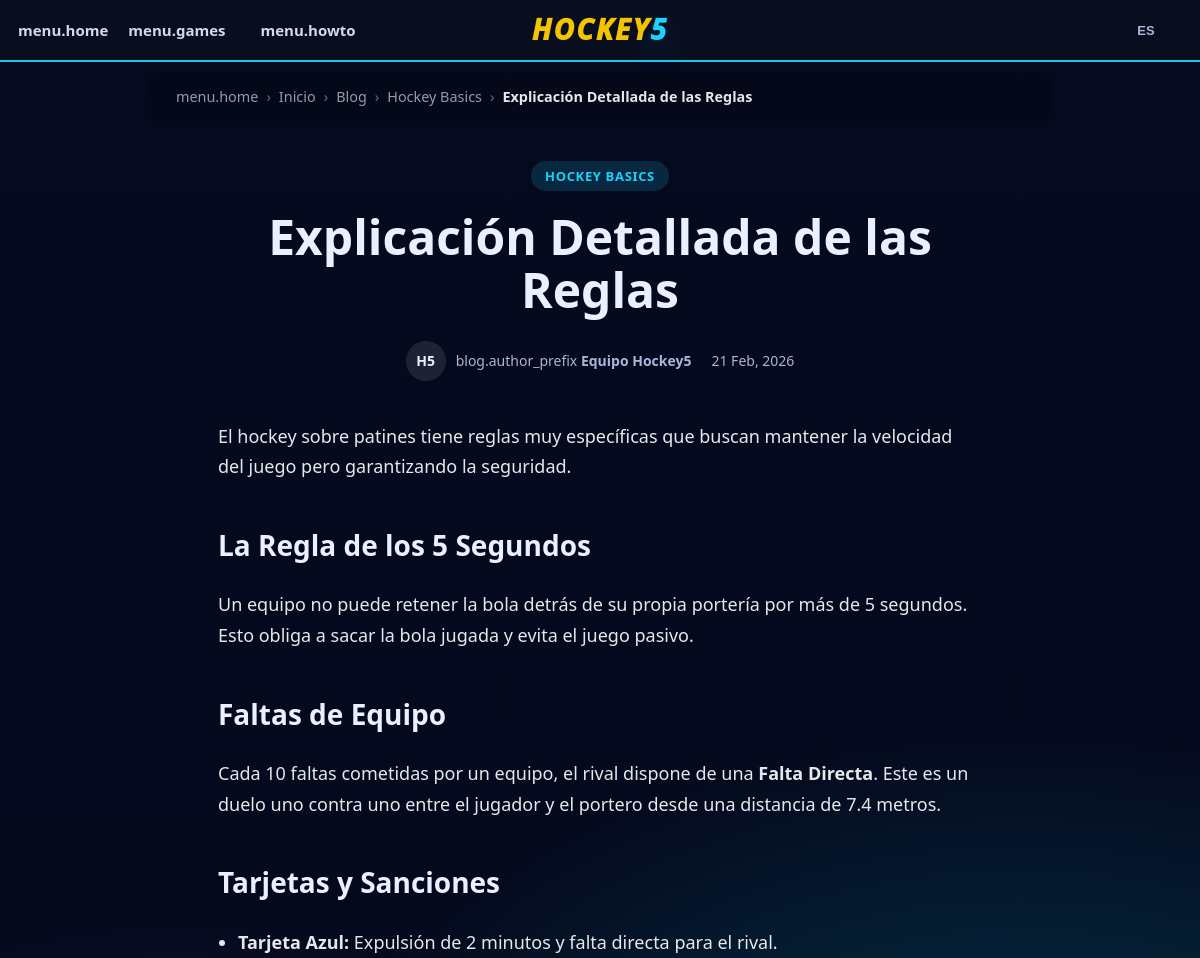
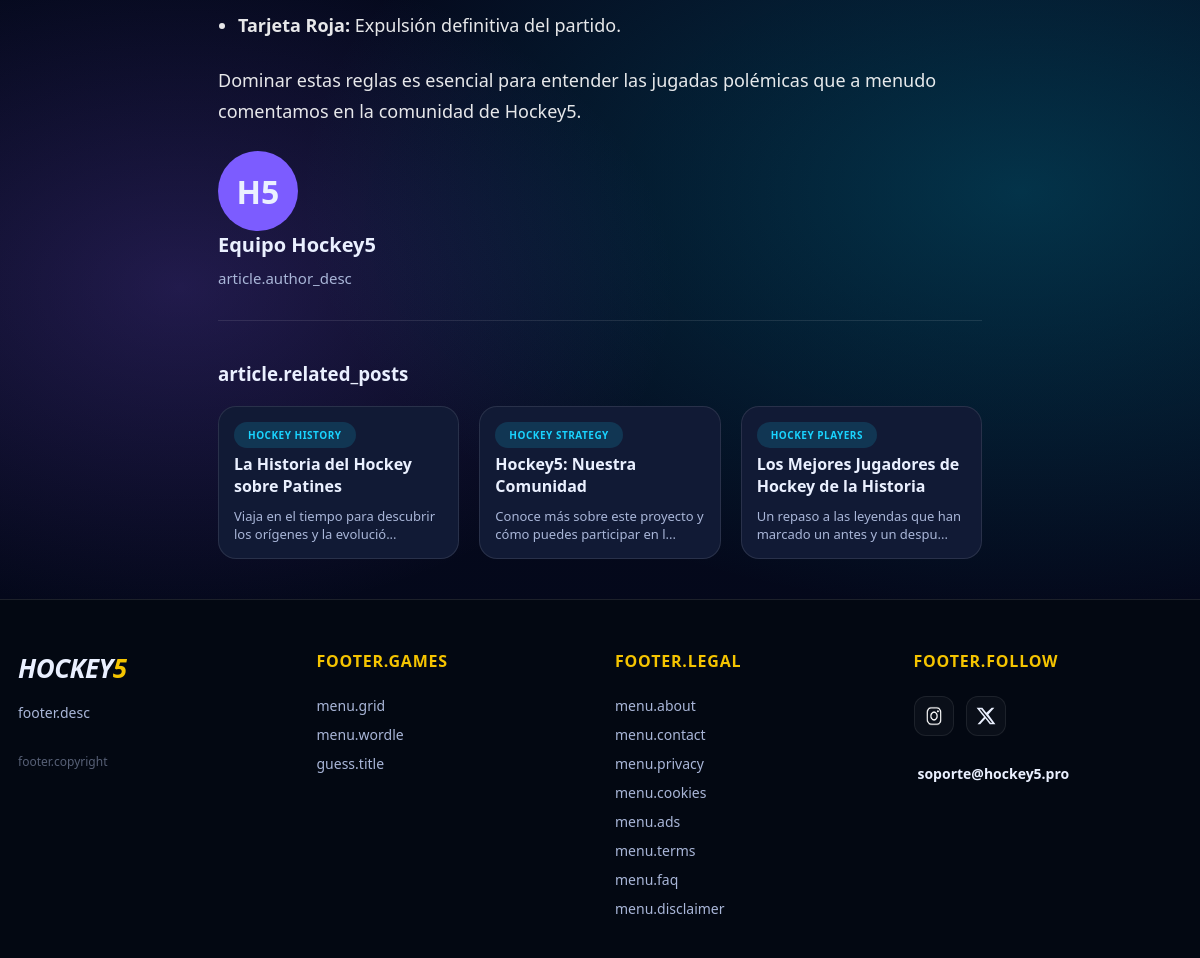
Page /pages/article.php?slug=field-hockey-rules on the committed database (2 pictures, top to bottom).
### tables this page shows
CREATE TABLE `blog_articles` (
  `id` varchar(64) NOT NULL,
  `slug` varchar(128) NOT NULL,
  `lang` varchar(10) NOT NULL,
  `title` varchar(255) NOT NULL,
  `excerpt` text DEFAULT NULL,
  `content` longtext DEFAULT NULL,
  `author` varchar(100) DEFAULT NULL,
  `category` varchar(100) DEFAULT NULL,
  `published_at` datetime DEFAULT NULL,
  `image` varchar(255) DEFAULT NULL
);

### includes/i18n.php (called while the page is built, shortened)
<?php
function __(string $key): string {
    return $GLOBALS['i18n_translations'][$key] ?? $key;
}
function current_lang(): string {
    return defined('CURRENT_LANG') ? CURRENT_LANG : DEFAULT_LANG;
}
function url(string $path): string {
    $lang = current_lang();
    $localizedSlug = get_localized_slug($path, $lang);
    if ($path === 'home' || $localizedSlug === '') {
        return '/' . $lang;
    }
    return '/' . $lang . '/' . ltrim($localizedSlug, '/');
}
function get_localized_slug(string $routeId, string $targetLang): string {
    static $cached_configs = [];
    if (!isset($cached_configs[$targetLang])) {
        $file = __DIR__ . '/../locales/' . $targetLang . '.php';
        if (file_exists($file)) {
            $cached_configs[$targetLang] = require $file;
        } else {
            return $routeId;
        }
    }
    return $cached_configs[$targetLang]['routes_reverse'][$routeId] ?? $routeId;
}
function base_path(): string {
    static $base;
    if ($base === null) {
        $base = str_replace('\\', '/', dirname($_SERVER['SCRIPT_NAME'] ?? ''));
        $base = rtrim($base, '/');
    }
    return $base;
}
function asset_url(string $path): string {
    return base_path() . '/' . ltrim($path, '/');
}

### pages/article.php (the view, shortened to what this page needs)
<?php
require_once __DIR__ . '/../includes/i18n.php';
require_once __DIR__ . '/../api/db.php';
$lang = current_lang();
$slug = $_GET['slug'] ?? '';
try {
    $pdo = hoquei5_pdo();
    $stmt = $pdo->prepare("SELECT * FROM blog_articles WHERE slug = ? AND lang = ? LIMIT 1");
    $stmt->execute([$slug, $lang]);
    $article = $stmt->fetch(PDO::FETCH_ASSOC);
} catch (Exception $e) {
    $article = null;
}
?>
<!DOCTYPE html>
<html lang="<?= htmlspecialchars($lang, ENT_QUOTES, 'UTF-8') ?>">
<head>
    <link rel="stylesheet" href="<?= asset_url('assets/styles.css') ?>">
</head>
<body>
    <?php include __DIR__ . '/../includes/header.php'; ?>
    <main class="container page-content">
        <?php include __DIR__ . '/../includes/breadcrumbs.php'; ?>
        <article class="article-page">
            <header class="article-header">
                <span class="article-category"><?= htmlspecialchars($article['category']) ?></span>
                <h1 class="article-title"><?= htmlspecialchars($article['title']) ?></h1>
                <div class="article-meta">
                    <div class="author-info">
                        <div class="author-photo">H5</div>
                        <span><?php echo __('blog.author_prefix'); ?> <strong><?= htmlspecialchars($article['author']) ?></strong></span>
                    </div>
                    <?php
                        $displayDate = $article['published_at'] ?? '';
                    ?>
                    <time datetime="<?= $displayDate ?>"><?= date('d M, Y', strtotime($displayDate)) ?></time>
                </div>
            </header>
            <div class="article-content">
                <?= $article['content']  ?>
            </div>
            <aside class="author-box" style="margin-bottom: 40px; border-bottom: 1px solid var(--line); padding-bottom: 30px;">
                <div class="author-avatar">H5</div>
                <div class="author-box-content">
                    <h3><?= htmlspecialchars($article['author']) ?></h3>
                    <p><?php echo __('article.author_desc'); ?></p>
                </div>
            </aside>
            <section class="related-posts">
                <h3 style="margin-bottom: 20px;"><?php echo __('article.related_posts'); ?></h3>
                <div style="display: grid; grid-template-columns: repeat(auto-fill, minmax(220px, 1fr)); gap: 20px;">
                    <?php
                    try {
                        $stmtRelated = $pdo->prepare("SELECT * FROM blog_articles WHERE lang = ? AND id != ? ORDER BY published_at DESC LIMIT 3");
                        $stmtRelated->execute([$article['lang'], $article['id']]);
                        $recentArticles = $stmtRelated->fetchAll(PDO::FETCH_ASSOC);
                    } catch(Exception $e) {
                        $recentArticles = [];
                    }
                    foreach($recentArticles as $ra):
                    ?>
                        <article style="background: var(--card); border: 1px solid var(--line); border-radius: var(--radius); padding: 15px;">
                            <span class="article-category" style="font-size: 10px; margin-bottom: 5px;"><?= htmlspecialchars($ra['category']) ?></span>
                            <h4 style="font-size: 16px; margin: 0 0 10px;"><a href="/<?php echo $lang; ?>/blog/<?= htmlspecialchars($ra['slug']) ?>" style="color:var(--text); text-decoration:none;"><?= htmlspecialchars($ra['title']) ?></a></h4>
                            <p style="font-size: 13px; color: var(--muted); margin:0;"><?= mb_substr(htmlspecialchars($ra['excerpt']), 0, 60) ?>...</p>
                        </article>
                    <?php endforeach; ?>
                </div>
            </section>
        </article>
    </main>
    <?php include __DIR__ . '/../includes/footer.php'; ?>
</body>
</html>

### assets/styles.css (style rules this page uses)
:root { --bg: #0b1020; --bg2: #0f1630; --card: #111a35; --card2: #0d142b; --text: #eaf0ff; --muted: #a9b6d8; --line: rgba(255, 255, 255, .10); --brand: #7c5cff; --brand2: #19d3ff; --good: #2ef2a8; --accent: #f5c400; --radius: 18px; --shadow: 0 12px 40px rgba(0, 0, 0, .35); --hub-card-w: 180px; --hub-card-h: 260px; --hub-preview-h: 190px; --hub-gap: 22px; --hub-panel-bg: rgba(0, 0, 0, .16); --hub-panel-border: rgba(255, 255, 255, .14); --hub-deep: #031624; --hub-deep2: #072a3f; }
* { box-sizing: border-box }
html, body { height: 100%; min-height: 100% }
body { margin: 0; font-family: ui-sans-serif, system-ui, -apple-system, Segoe UI, Roboto, Arial, "Apple Color Emoji", "Segoe UI Emoji"; color: var(--text); background: radial-gradient(1200px 700px at 85% 60%, rgba(0, 160, 190, .28), transparent 60%), radial-gradient(900px 600px at 15% 65%, rgba(120, 80, 220, .25), transparent 55%), linear-gradient(180deg, #050a1f 0%, #04081a 100%); background-repeat: no-repeat; background-attachment: fixed; background-size: cover; }
main, .container { background: transparent !important; }
a { color: inherit; text-decoration: none }
.container { max-width: 1200px; margin: 0 auto; padding: 0 18px }
.container { width: min(1100px, 92%); margin: 0 auto; }

### pages/article.php (style rules this page uses)
.article-page { max-width: 800px; margin: 0 auto; padding: 40px 18px; }
.article-header { margin-bottom: 40px; text-align: center; }
.article-category { display: inline-block; padding: 6px 14px; background: rgba(25, 211, 255, 0.15); color: var(--brand2); border-radius: 999px; font-size: 13px; font-weight: 800; margin-bottom: 20px; text-transform: uppercase; letter-spacing: 0.05em; }
.article-title { font-size: clamp(32px, 5vw, 48px); line-height: 1.1; margin: 0 0 24px; font-weight: 900; }
.article-meta { display: flex; align-items: center; justify-content: center; gap: 20px; color: var(--muted); font-size: 14px; }
.article-meta .author-photo { width: 40px; height: 40px; border-radius: 50%; background: var(--line); display: flex; align-items: center; justify-content: center; font-weight: bold; color: var(--text); }
.author-info { display: flex; align-items: center; gap: 10px; }
.article-content { font-size: 18px; line-height: 1.7; color: rgba(255, 255, 255, 0.9); }
.article-content h2 { margin: 40px 0 20px; font-size: 28px; color: var(--text); }
.article-content p { margin-bottom: 25px; }
.article-content ul, .article-content ol { margin-bottom: 25px; padding-left: 20px; }
.article-content li { margin-bottom: 10px; }
.author-box .author-avatar { width: 80px; height: 80px; border-radius: 50%; background: var(--brand); flex-shrink: 0; display: flex; align-items: center; justify-content: center; font-size: 32px; font-weight: bold; }
.author-box-content h3 { margin: 0 0 8px; font-size: 20px; }
.author-box-content p { margin: 0; color: var(--muted); font-size: 15px; line-height: 1.6; }

### rows in the picture
blog_articles: category "HOCKEY BASICS", title "Explicación Detallada de las Reglas", author "Equipo Hockey5", published_at "21 Feb, 2026", content "El hockey sobre patines tiene reglas muy específicas que buscan mantener la velocidad del juego pero garantizando la seguridad. La Regla de los 5 Segundos Un equipo no puede retener la bola detrás de su propia portería por más de 5 segundos. Esto obliga a sacar la bola jugada y evita el juego pasivo. Faltas de Equipo Cada 10 faltas cometidas por un equipo, el rival dispone de una Falta Directa . Este es un duelo uno contra uno entre el jugador y el portero desde una distancia de 7.4 metros. Tarjetas y Sanciones Tarjeta Azul: Expulsión de 2 minutos y falta directa para el rival. Tarjeta Roja: Expulsión definitiva del partido. Dominar estas reglas es esencial para entender las jugadas…"
blog_articles: category "HOCKEY HISTORY", title "La Historia del Hockey sobre Patines", excerpt "Viaja en el tiempo para descubrir los orígenes y la evolució"
blog_articles: category "HOCKEY STRATEGY", title "Hockey5: Nuestra Comunidad", excerpt "Conoce más sobre este proyecto y cómo puedes participar en l"
blog_articles: category "HOCKEY PLAYERS", title "Los Mejores Jugadores de Hockey de la Historia", excerpt "Un repaso a las leyendas que han marcado un antes y un despu"

### other values in the picture
__('menu.home') "menu.home"
__('menu.games') "menu.games"
__('menu.howto') "menu.howto"
current_lang() "ES"
$crumb['label'] "Inicio"
$crumb['label'] "Blog"
$crumb['label'] "Hockey Basics"
$crumb['label'] "Explicación Detallada de las Reglas"
__('blog.author_prefix') "blog.author_prefix"
__('article.author_desc') "article.author_desc"
__('article.related_posts') "article.related_posts"
__('footer.desc') "footer.desc"
__('footer.games') "FOOTER.GAMES"
__('menu.grid') "menu.grid"
__('menu.wordle') "menu.wordle"
